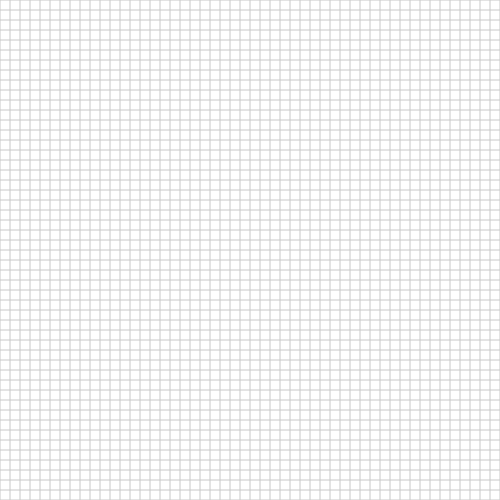
Frame 1 (no input)
Frame 2 (the mouse pressed at the canvas centre, redrawn once): identical to frame 1, image omitted

The p5.js sketch that drew this single still picture (run headless with seeded random() and noise() and a simulated clock; the mouse was pressed at the canvas centre and the sketch redrawn once):

// p5.js sketch
// ── sketch.js
let gridSize = 50;
function setup() {
  createCanvas(500, 500);
  drawGridBackground();
}
function drawGridBackground() {
  background(255); // White background
  stroke(200); // Light grey for grid lines
  let cellSize = width / gridSize;
  for (let i = 0; i <= gridSize; i++) {
    line(i * cellSize, 0, i * cellSize, height); // Vertical lines
    line(0, i * cellSize, width, i * cellSize); // Horizontal lines
  }
}

function draw() {
  noLoop();
}
